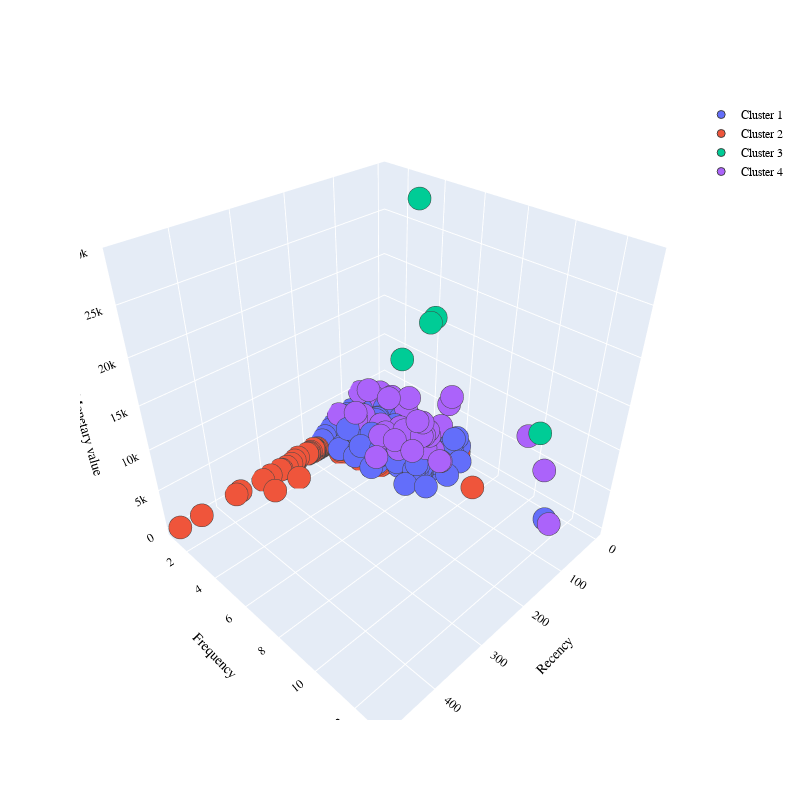

Notebook cell for this chart:
### Markdown cell above
<p style="font-size: 16px" font-family="sans-serif">
As we can see the parameters likely to produce better results are 'elkan' as algorithm and the number of clusters is 5 and the chosen iterations to find centroids set to 3. We can now retry to fit the model with these hypertuned parameters.
If one wants to see the results choosing the arbitrary but still appropriate parameters, can use the class below which shows the results for all parameters we tune. </p>

<p style="font-size: 16px" font-family="sans-serif">    
Below, we create a class named Kmeancust which is a customized version of the kmeans. One can choose the hyperparameters arbitrarly to visualize the points separation(clusters) and judge the ideal set of them. </p>

### Code cell
import plotly.graph_objs as go  #import pylot for 3d objects!
#doing a class that allows to change hyperparameters!
class Kmeanscust():

    def __init__(self,clusters1,algorithm1,rand_state,X, df):
        self.clusters1 = clusters1  
        self.algorithm1 = algorithm1
        self.rand_state = rand_state 
        self.X = X 
        self.df = df 

    def clustering(self, clusters1, algorithm1, rand_state,X, df):
            
            kmeans = KMeans(n_clusters = clusters1, init = 'k-means++', random_state = rand_state, algorithm = algorithm1, n_init = 3)
            y_kmeans = kmeans.fit_predict(X)
            

            #add respective client's clusters assigned 
             
            rfmcopy = df.copy()
            rfmcopy['kmeans_cluster'] = y_kmeans
            
            #in this way we can visualize the data scattered with real values instead of the scaled ones we use in the kmeans!

            plot = go.Figure()    #fig equivalent in plotly

            #a good thing to do is to use the information we stored in the dataframe! 
            #a loop will let us separate data in clusters!
            nclusters = [i for i in range (0,clusters1)]  #basically getting alist containg the ith clusters ---> e.g Let 4 be the number of clusters chosen then nclusters -> [1,2,3,4] that are the  number of clusters
            for x in nclusters:
                plot.add_trace(go.Scatter3d(x = rfmcopy[rfmcopy.kmeans_cluster == x]['Recency'], 
                                            y = rfmcopy[rfmcopy.kmeans_cluster == x]['Frequency'],
                                            z = rfmcopy[rfmcopy.kmeans_cluster == x]['Monetary value'],  
                                            mode='markers', marker_size = 8, marker_line_width = 1,
                                            name = 'Cluster ' + str(x+1)
                                            ))
                                                
        
            # changing the layout!

            plot.update_layout(width = 800, height = 800, autosize = True, showlegend = True,
                            scene = dict(xaxis=dict(title = 'Recency', titlefont_color = 'black'),
                                            yaxis=dict(title = 'Frequency', titlefont_color = 'black'),
                                            zaxis=dict(title = 'Monetary value', titlefont_color = 'black')),
                            font = dict(family = "Gilroy", color  = 'black', size = 12))
            
            plot.show()
            return rfmcopy  

#Let us try all the feasible options:
nclusters = [3,4,5,6]
algo = ["lloyd","elkan"]
 

def choose():
    inp1 = int(input("please insert the number of clusters you would like to have:"))
    if inp1 not in nclusters:
        print("not reccomended nclusters, insert integer between 3 and 6 for an optimal result")
        inp1 = int(input("please insert the number of clusters you would like to have:"))
    inp2 = str(input("choose lloyd or elkan:"))
    if inp2 not in algo:
        print("Please type correctly the algorithm to use!")        
        inp2 = str(input("choose lloyd or elkan:"))

    inp3 = int(input("please insert a random state(integer!):"))
    if type(inp3) != int:
        print("Random state must be an integer! Please reinsert")
        inp3 = int(input("reinsert an random integer:"))



    #initialization of the object and function calling, X are the scaled features whilst rfm_dataset is the original one    
         
    obj = Kmeanscust(inp1,inp2,inp3,X, rfm_dataset)
    cl = obj.clustering(inp1,inp2,inp3,X, rfm_dataset)
    return cl  

rfmcopy = choose()

### Figure 1 — Plotly figure (JSON) as saved in the notebook; plotly's stock layout.template omitted (floating-point values rounded to 4 significant figures; data arrays with more than 128 entries replaced by an {"elided": "..."} marker saying what was removed)
{"data": [{"marker": {"line": {"width": 1}, "size": 8}, "mode": "markers", "name": "Cluster 1", "type": "scatter3d", "x": {"elided": "687 int values"}, "y": {"elided": "687 int values"}, "z": {"elided": "687 float values"}}, {"marker": {"line": {"width": 1}, "size": 8}, "mode": "markers", "name": "Cluster 2", "type": "scatter3d", "x": {"elided": "10393 int values"}, "y": {"elided": "10393 int values"}, "z": {"elided": "10393 float values"}}, {"marker": {"line": {"width": 1}, "size": 8}, "mode": "markers", "name": "Cluster 3", "type": "scatter3d", "x": [78, 99, 133, 45, 88], "y": [4, 6, 12, 4, 6], "z": [12490.0, 19170.0, 14960.0, 29100.0, 19460.0]}, {"marker": {"line": {"width": 1}, "size": 8}, "mode": "markers", "name": "Cluster 4", "type": "scatter3d", "x": [110, 111, 97, 114, 85, 23, 112, 123, 35, 59, 68, 100, 12, 119, 105, 91, 32, 116, 136, 70, 15, 22, 127, 139, 124, 117, 134, 72, 105, 80, 81, 106, 108, 132, 83, 14, 83, 95, 35, 42, 181, 91], "y": [6, 6, 2, 4, 7, 3, 5, 6, 1, 5, 1, 6, 5, 4, 6, 6, 10, 2, 5, 3, 3, 2, 5, 13, 1, 2, 6, 5, 7, 6, 4, 5, 7, 4, 2, 1, 5, 6, 11, 6, 5, 3], "z": [7849.0, 6142.0, 3467.0, 3425.0, 11470.0, 3376.0, 5649.0, 8425.0, 3184.0, 3942, 4682.0, 4198.0, 3065.0, 4307.0, 6035.0, 5526.0, 8780.0, 3568.0, 5122, 6197.0, 4630.0, 3832.0, 3630.0, 6317.0, 3210.0, 4416.0, 4961.0, 3222.0, 3963.0, 3266.0, 3791.0, 5121, 4081.0, 4283.0, 6512.0, 3076.0, 5399.0, 6323.0, 5948.0, 8109.0, 4382.0, 3227.0]}], "layout": {"autosize": true, "font": {"color": "black", "family": "Gilroy", "size": 12}, "height": 800, "scene": {"xaxis": {"title": {"font": {"color": "black"}, "text": "Recency"}}, "yaxis": {"title": {"font": {"color": "black"}, "text": "Frequency"}}, "zaxis": {"title": {"font": {"color": "black"}, "text": "Monetary value"}}}, "showlegend": true, "width": 800}}
